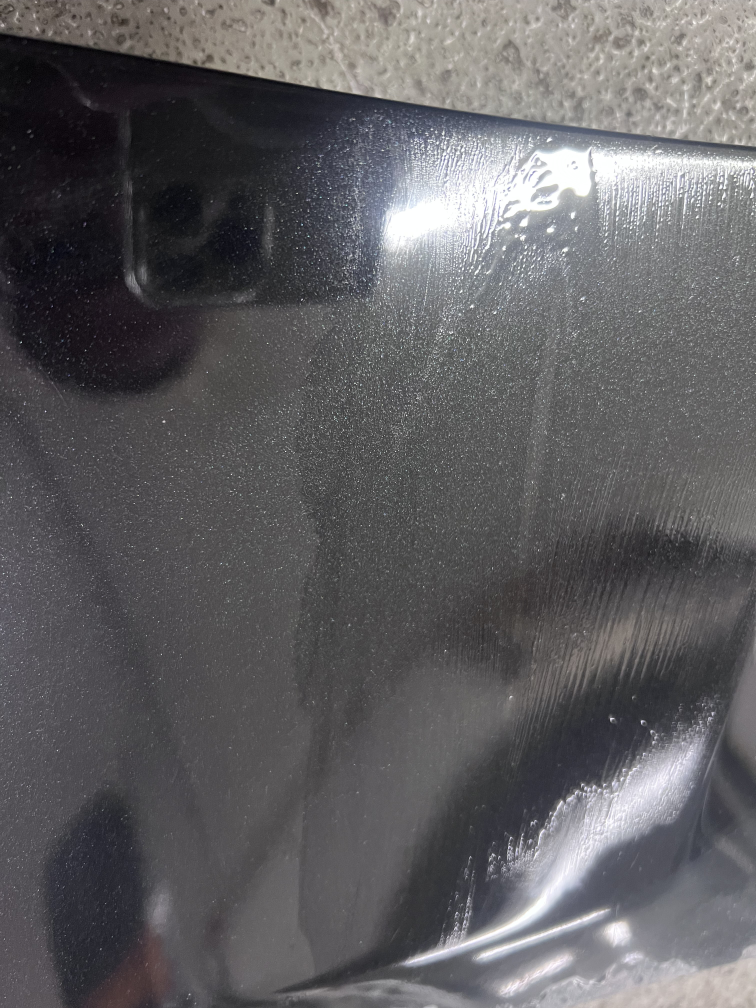
#> input picture training_data/train_20251208_193730_103210.jpeg, 3024 x 4032 px (shown at 1/4 size)
$ python -i analyze.py   (imports and definitions only)   (older library calls are emulated)
#> lines starting #> are read from the running program, lines starting #| are printed output that depends on the picture
import os
import cv2
import numpy as np

def _ensure_dir(path: str):
#> in analyze_image, img is the input picture: shape (4032, 3024, 3); mean B, G, R 97.1, 94.7, 96
    os.makedirs(path, exist_ok=True)

def _resize_safely(img, max_side=1600):
#> called with max_side = 1600
    h, w = img.shape[:2]
#> h = 4032; w = 3024
    m = max(h, w)
#> m = 4032
    if m <= max_side:
        return img
    scale = max_side / m
#> scale = 0.397
    new_w = int(w * scale)
#> new_w = 1200
    new_h = int(h * scale)
#> new_h = 1600
    return cv2.resize(img, (new_w, new_h), interpolation=cv2.INTER_AREA)

def analyze_image(input_path: str, output_dir: str):
    """
    Leser bilde -> lager heatmap/overlay for tekstur/kontrast -> lagrer i outputs/
    Returnerer (filnavn_på_overlay, metrics_dict)
    """
    _ensure_dir(output_dir)

    # --- Les bilde ---
    img = cv2.imread(input_path)  # BGR
    if img is None:
        raise ValueError(f"Kunne ikke lese bildet: {input_path}")

    img = _resize_safely(img, max_side=1600)

    # --- Grått nivå og glatting ---
    gray = cv2.cvtColor(img, cv2.COLOR_BGR2GRAY)
    gray_blur = cv2.GaussianBlur(gray, (3, 3), 0)

    # --- Enkle måltall (proxyer for glans/kontrast/tekstur) ---
    brightness = float(np.mean(gray))              # lysstyrke (0-255)
#> brightness = 95.38
    contrast = float(np.std(gray))                 # standardavvik = kontrast
#> contrast = 48.25
    lap = cv2.Laplacian(gray_blur, cv2.CV_64F)
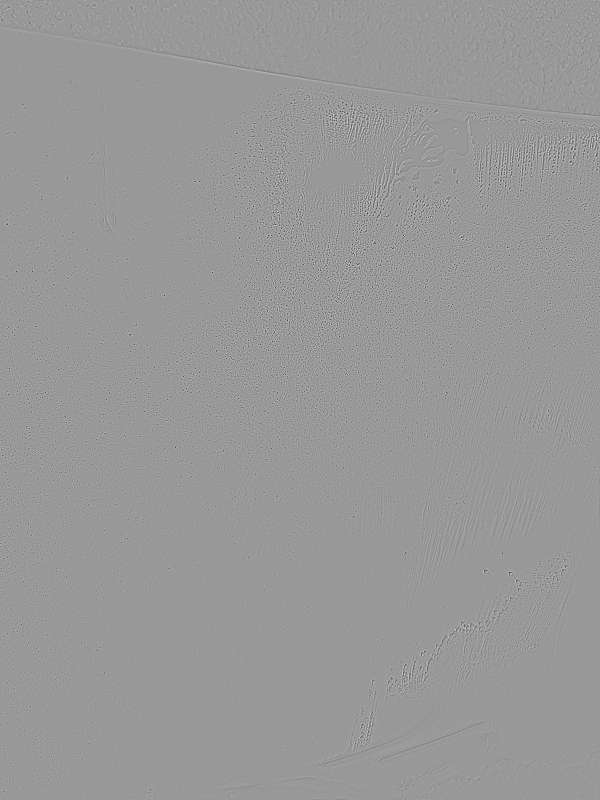
#> lap: shape (1600, 1200) float64 (shown at 1/2 size); min -131, max 88, mean 0; drawn with min black and max white
    sharpness = float(lap.var())                   # var(Laplacian) = skarphet/tekstur
#> sharpness = 77.88
    edges = cv2.Canny(gray_blur, 50, 150)
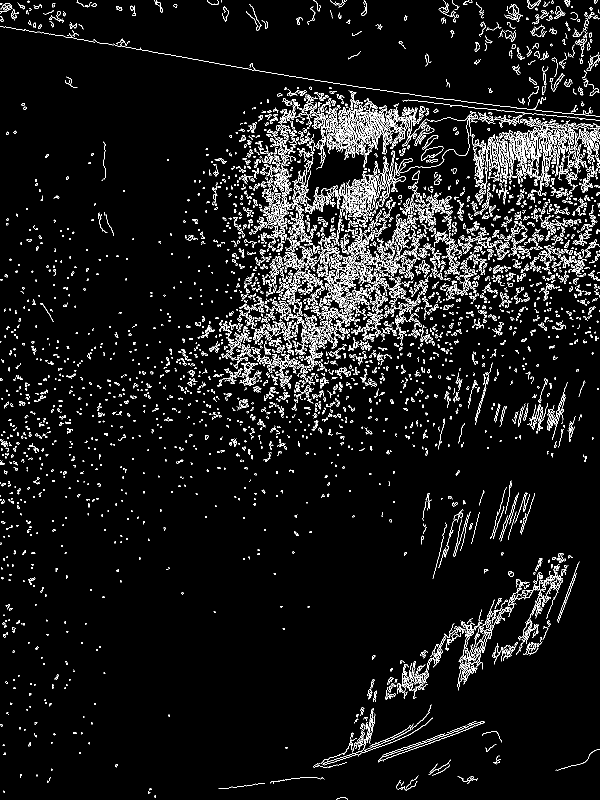
#> edges: shape (1600, 1200) (shown at 1/2 size); 6.1% white in thin lines or dots
    edge_density = float(np.count_nonzero(edges)) / edges.size  # andel kant-piksler
#> edge_density = 0.0608

    # --- Heatmap ---
    lap_abs = np.abs(lap)
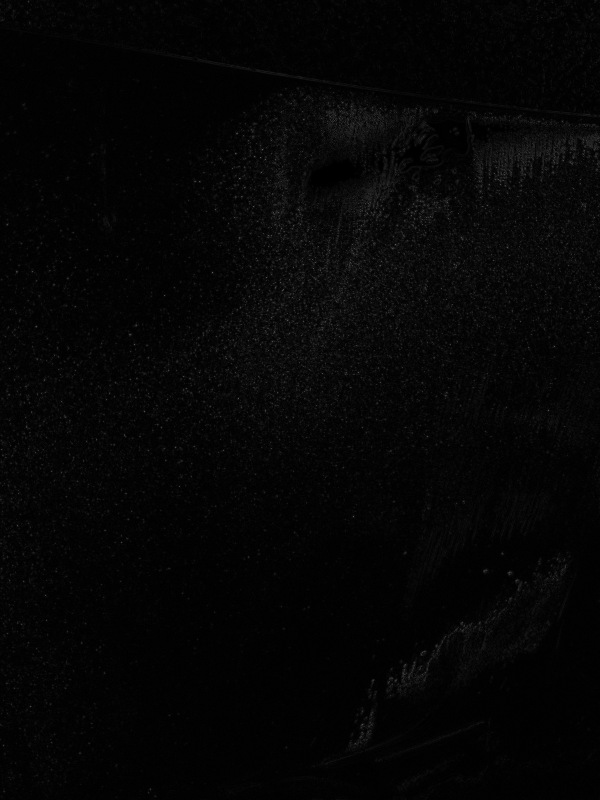
#> lap_abs: shape (1600, 1200) float64 (shown at 1/2 size); min 0, max 131, mean 5.1
    heat_src = cv2.normalize(lap_abs, None, 0, 255, cv2.NORM_MINMAX).astype("uint8")
    heatmap = cv2.applyColorMap(heat_src, cv2.COLORMAP_JET)
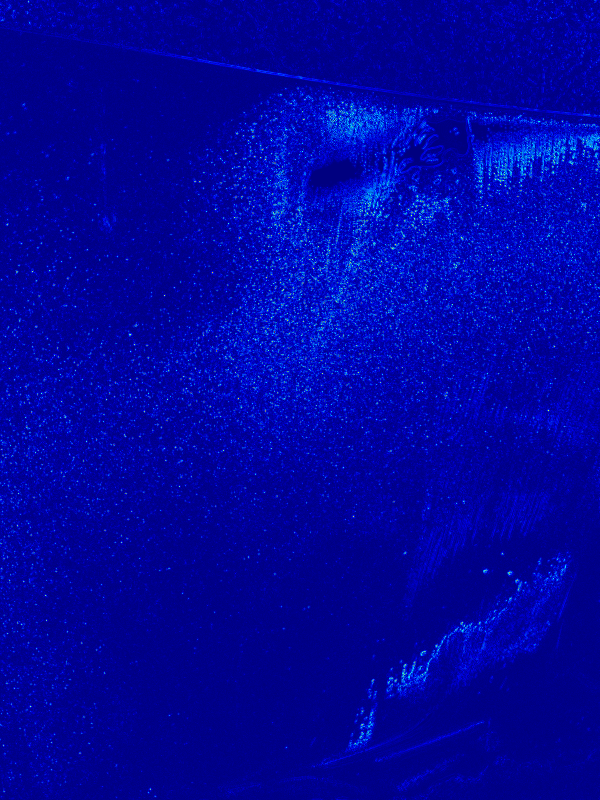
#> heatmap: shape (1600, 1200, 3) (shown at 1/2 size); mean B, G, R 159.5, 4.5, 0.4
    overlay = cv2.addWeighted(img, 0.6, heatmap, 0.4, 0)
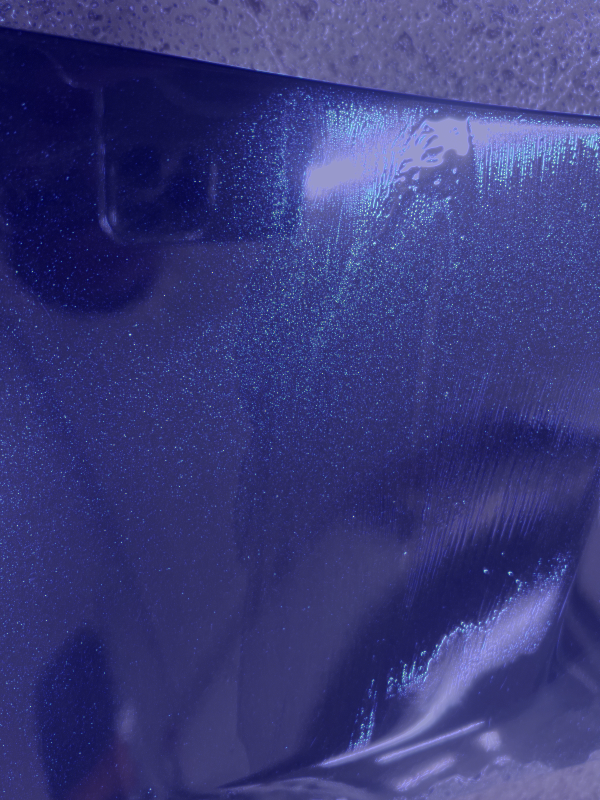
#> overlay: shape (1600, 1200, 3) (shown at 1/2 size); mean B, G, R 122.1, 58.6, 57.7

    # --- Lagre resultat ---
    base = os.path.splitext(os.path.basename(input_path))[0]
    out_name = f"{base}_overlay.jpg"
    out_path = os.path.join(output_dir, out_name)
    cv2.imwrite(out_path, overlay, [int(cv2.IMWRITE_JPEG_QUALITY), 90])

    # --- Nøkkeltall ---
    metrics = {
        "brightness_mean": round(brightness, 2),
        "contrast_std": round(contrast, 2),
        "sharpness_var_laplacian": round(sharpness, 2),
        "edge_density": round(edge_density, 4),
        "notes": "Høyere verdier ~ mer tekstur/kanter (ofte ujevnheter/ikke-coating)."
    }

    return out_name, metrics

>>> result = analyze_image('../training_data/train_20251208_193730_103210.jpeg', 'out.png')
